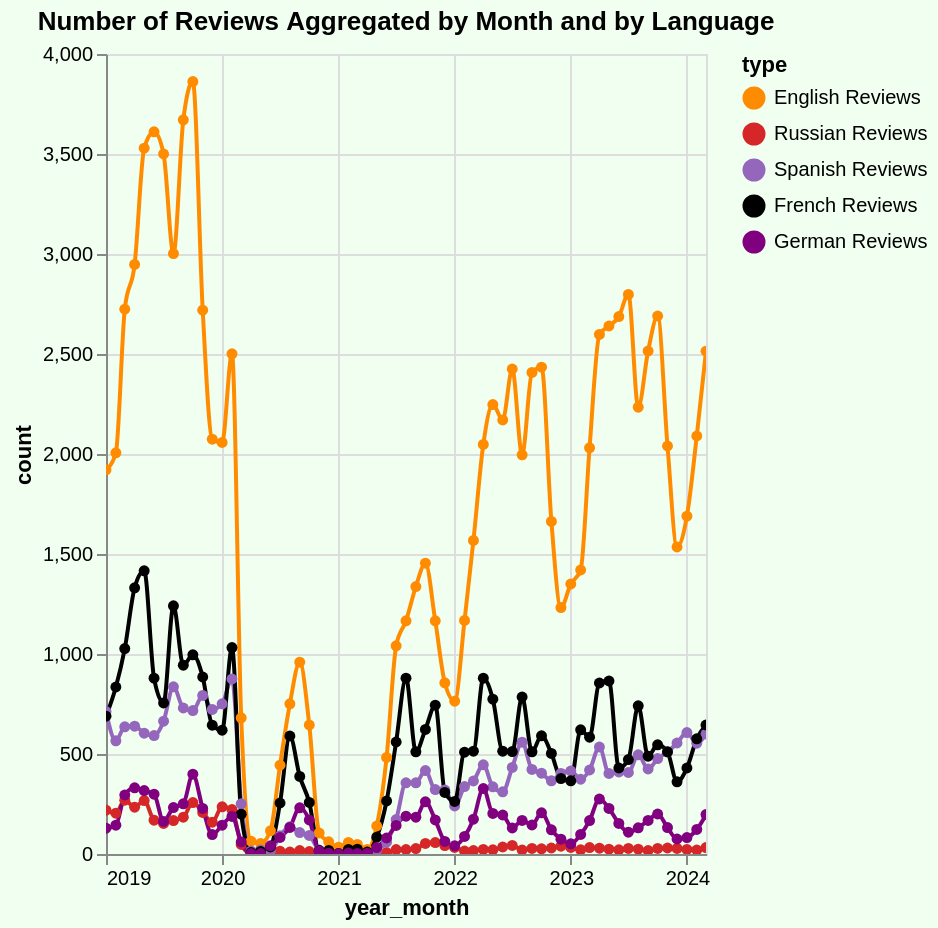

The Vega-Lite source for this figure:
### Vega-Lite specification from a JSON file in a GitHub repository (floating-point values rounded to 4 significant figures; data arrays with more than 128 entries replaced by an {"elided": "..."} marker saying what was removed)
{"config": {"view": {"continuousWidth": 300, "continuousHeight": 300}}, "data": {"name": "data-ec6b8eeecb8df9cdf140bc1b956496bd"}, "mark": {"type": "line", "interpolate": "monotone", "point": true}, "background": "#f0fff0", "encoding": {"color": {"field": "type", "scale": {"domain": ["English Reviews", "Russian Reviews", "Spanish Reviews", "French Reviews", "German Reviews"], "range": ["darkorange", "#d62728", "#9467bd", "black", "purple"]}, "type": "nominal"}, "opacity": {"condition": {"param": "param_11", "value": 1}, "value": 0.1}, "tooltip": [{"field": "year_month", "type": "temporal"}, {"field": "count", "type": "quantitative"}, {"field": "type", "type": "nominal"}], "x": {"field": "year_month", "type": "temporal"}, "y": {"field": "count", "type": "quantitative"}}, "height": 400, "params": [{"name": "param_11", "select": {"type": "point", "fields": ["type"]}, "bind": "legend"}, {"name": "param_13", "select": {"type": "interval", "encodings": ["x", "y"]}, "bind": "scales"}], "title": "Number of Reviews Aggregated by Month and by Language", "width": "container", "$schema": "https://vega.github.io/schema/vega-lite/v5.17.0.json", "datasets": {"data-ec6b8eeecb8df9cdf140bc1b956496bd": {"elided": "361 records"}}}
